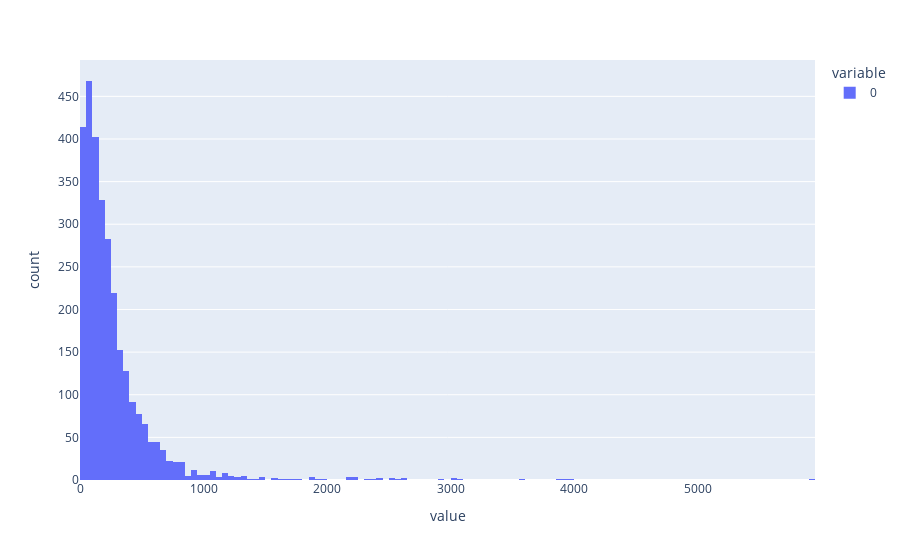

This figure's notebook cell:
### Code cell
print_stats(naive_distances)
px.histogram(naive_distances)

### Figure 1 — Plotly figure (JSON) as saved in the notebook; plotly's stock layout.template omitted (floating-point values rounded to 4 significant figures; data arrays with more than 128 entries replaced by an {"elided": "..."} marker saying what was removed)
{"data": [{"alignmentgroup": "True", "bingroup": "x", "hovertemplate": "variable=0<br>value=%{x}<br>count=%{y}<extra></extra>", "legendgroup": "0", "marker": {"color": "#636efa", "pattern": {"shape": ""}}, "name": "0", "offsetgroup": "0", "orientation": "v", "showlegend": true, "type": "histogram", "x": {"elided": "2925 float values"}, "xaxis": "x", "yaxis": "y"}], "layout": {"barmode": "relative", "legend": {"title": {"text": "variable"}, "tracegroupgap": 0}, "margin": {"t": 60}, "xaxis": {"anchor": "y", "domain": [0, 1], "title": {"text": "value"}}, "yaxis": {"anchor": "x", "domain": [0, 1], "title": {"text": "count"}}}}
